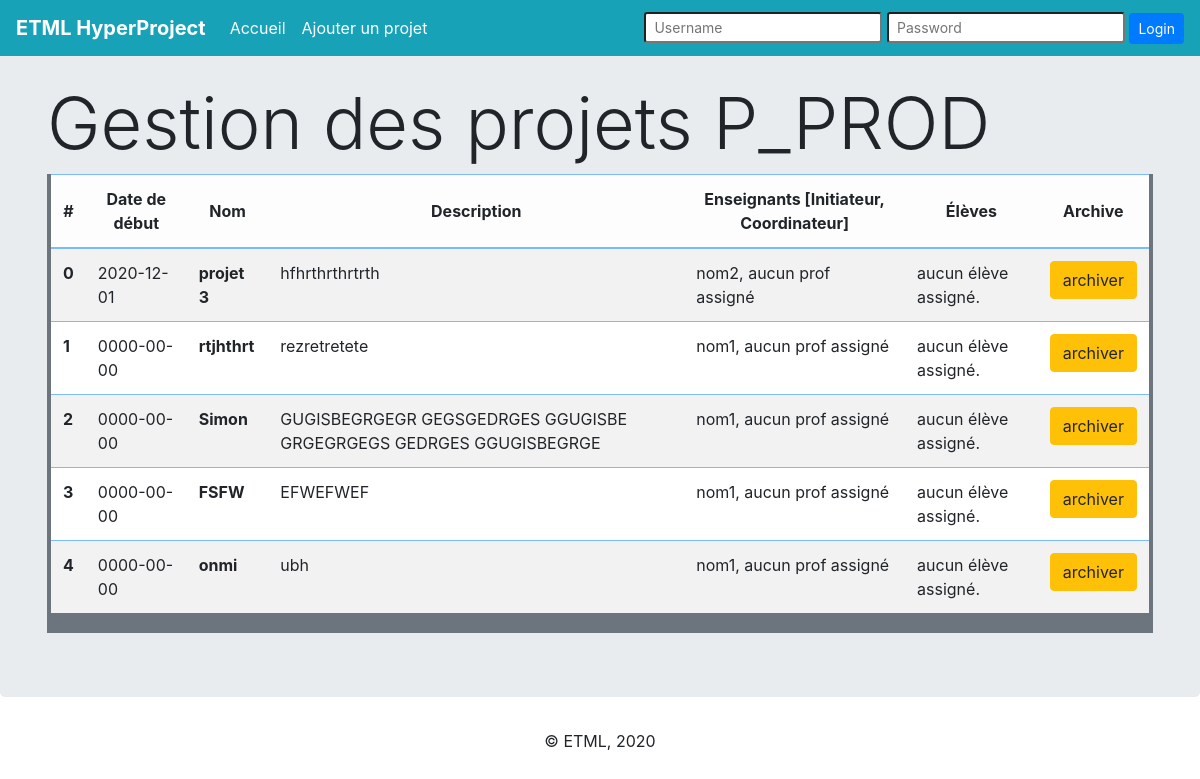
Screenshot of /Site/src/view/homePage.php with the database file from the repository.
### tables this page shows
CREATE TABLE `t_project` (
  `idProject` int(11) NOT NULL,
  `proName` varchar(50) NOT NULL,
  `proDescription` varchar(200) NOT NULL,
  `proStartingDate` date NOT NULL,
  `proEndingDate` date NOT NULL,
  `proArchive` tinyint(1) NOT NULL DEFAULT '0',
  `idCoordinator` int(11) DEFAULT NULL,
  `idInitiator` int(11) NOT NULL
);

CREATE TABLE `t_teacher` (
  `idTeacher` int(11) NOT NULL,
  `teaFirstName` varchar(50) NOT NULL,
  `teaLastName` varchar(50) NOT NULL,
  `teaUserName` varchar(50) NOT NULL,
  `teaPassword` varchar(200) NOT NULL
);

### Site/src/model/Database.php (called while the page is built, shortened)
<?php
 class Database {
    private $connector;
    public function __construct(){
        $user = $GLOBALS['MM_CONFIG']['database']['username'];
        $pass = $GLOBALS['MM_CONFIG']['database']['password'];
        $dbname = $GLOBALS['MM_CONFIG']['database']['dbname'];
        $host = $GLOBALS['MM_CONFIG']['database']['host'];
        $port = $GLOBALS['MM_CONFIG']['database']['port'];
        $charset = $GLOBALS['MM_CONFIG']['database']['charset'];
        try
        {
            $this->connector = new PDO('mysql:host='.$host.';port='.$port.';dbname='.$dbname.';charset='. $charset, $user, $pass, array(PDO::ATTR_ERRMODE => PDO::ERRMODE_EXCEPTION));
        } catch(exception $e){
            echo "connexion impossible";
        }
    }
    private function queryPrepareExecute($query, $binds){
        $req = $this->connector->prepare($query);
        $req->execute();
        return $req;
    }
    private function formatData($req){
        $result = $req->fetchAll(PDO::FETCH_ASSOC);
        return $result;
    }
    public function getAllActiveProjects(){
        $query = "SELECT * FROM t_project  WHERE proArchive = 0";
        $req = $this->queryPrepareExecute($query,null);
        $projects = $this->formatData($req);
        return $projects;
    }
    public function getTeacherById(int $idTeacher){
        $query = 'SELECT * FROM t_teacher WHERE  idTeacher =' . $idTeacher;
        $req = $this->queryPrepareExecute($query,null);
        $result = $this->formatData($req);
        return $result[0];
    }
    public function getStudentsByProjectId($id)
    {
        $query = 'SELECT * FROM t_belong LEFT JOIN t_student ON t_belong.idStudent = t_student.idStudent WHERE t_belong.idProject = '. $id;
        $req = $this->queryPrepareExecute($query,null);
        $students = $this->formatData($req);
        return $students;
    }
 }
?>

### Site/src/view/homePage.php (the view, shortened to what this page needs)
<?php
    include "../model/Database.php";
    include "../controller/functions.php";
    $database = new Database();
    $projects = $database->getAllActiveProjects();
?>
<!doctype html>
<html lang="fr">
    <head>
        <link rel="stylesheet" href="../ressources/css/style.css">
        <link href="https://stackpath.bootstrapcdn.com/bootstrap/4.5.2/css/bootstrap.min.css" rel="stylesheet">
        <link rel="stylesheet" href="https://cdnjs.cloudflare.com/ajax/libs/font-awesome/4.7.0/css/font-awesome.min.css">
    </head>
    <body>
        <header>
            <nav class="navbar navbar-expand-md navbar-dark fixed-top bg-info">
                <a class="navbar-brand" href="../../index.php"><strong>ETML HyperProject</strong></a>
                <div class="collapse navbar-collapse" id="navbarsExampleDefault">
                    <ul class="navbar-nav mr-auto">
                        <li class="nav-item active">
                            <a class="nav-link" href="../../index.php">Accueil <span class="sr-only"></span></a>
                        </li>
                        <li class="nav-item active">
                            <a class="nav-link" href="../view/addProject.php">Ajouter un projet<span class="sr-only"></span></a>
                        </li>
                    </ul>
                </div>
            </nav>
        </header>
        <div class="jumbotron">
            <div class="container">
                <h1 class="display-3 p">Gestion des projets P_PROD</h1>
                <div class="bg-secondary pr-1 pl-1 pb-1">
                    <table class="table table-hover table-primary table-striped bg-white">
                        <thead class="table-light" >
                            <tr onclick="location.href='#'">
                                <th class="text-center align-middle" scope="col">#</th>
                                <th class="text-center align-middle" scope="col">Date de début</th>
                                <th class="text-center align-middle" scope="col">Nom</th>
                                <th class="text-center align-middle" scope="col">Description</th>
                                <th class="text-center align-middle" scope="col">Enseignants [Initiateur, Coordinateur]</th>
                                <th class="text-center align-middle" scope="col">Élèves</th>
                                <th class="text-center align-middle" scope="col">Archive</th>
                            </tr>
                        </thead>
                        <tbody>
                            <?php
                                $j = 0;
                                foreach($projects as $project)
                                {
                                    $initiatorTeacher = $database->getTeacherById($project["idInitiator"]);
                                    $coordinatorTeacherLastName = "aucun prof assigné";
                                    $students = $database->getStudentsByProjectId($project["idProject"]);
                                    echo '<tr ';
                                    echo '>';
                                    echo '<th scope="row">' . $j++ . '</th>';
                                    echo '<td>' . $project["proStartingDate"] . '</td>';
                                    echo '<td><strong>' . $project["proName"] . '</strong></td>';
                                    echo '<td>' . $project["proDescription"] . '</td>';
                                    echo '<td>' . $initiatorTeacher["teaLastName"] . ', ' . $coordinatorTeacherLastName. '</td>';
                                    echo '<td>';
                                        if(count($students) == 0)
                                        {
                                            echo "aucun élève assigné.";
                                        }
                                    echo '</td>';
                                    echo '<td><a class="btn btn-warning" href="..\view\homePage.php?id=' . $project["idProject"] . '">archiver</a></td>';
                                    echo '</tr>';
                                }
                            ?>
                        </tbody>
                    </table>
                </div>
            </div>
        </div>
        <footer>
            <p class="d-flex justify-content-center">&copy; ETML, 2020</p>
        </footer>
    </body>
</html>

### Site/ressources/css/style.css (style rules this page uses)
table { border: 1px blue; }
.jumbotron { margin-top: 1rem; background-color: #b4f8f8; }

### rows the page displays
t_project: proStartingDate "2020-12-01", proName "projet 3", proDescription "hfhrthrthrtrth", idInitiator.teaLastName "nom2", coordinatorTeacherLastName "aucun prof assigné"
t_project: proStartingDate "0000-00-00", proName "rtjhthrt", proDescription "rezretretete", idInitiator.teaLastName "nom1", coordinatorTeacherLastName "aucun prof assigné"
t_project: proStartingDate "0000-00-00", proName "Simon", proDescription "GUGISBEGRGEGR GEGSGEDRGES GGUGISBE GRGEGRGEGS GEDRGES GGUGISBEGRGE", idInitiator.teaLastName "nom1", coordinatorTeacherLastName "aucun prof assigné"
t_project: proStartingDate "0000-00-00", proName "FSFW", proDescription "EFWEFWEF", idInitiator.teaLastName "nom1", coordinatorTeacherLastName "aucun prof assigné"
t_project: proStartingDate "0000-00-00", proName "onmi", proDescription "ubh", idInitiator.teaLastName "nom1", coordinatorTeacherLastName "aucun prof assigné"
